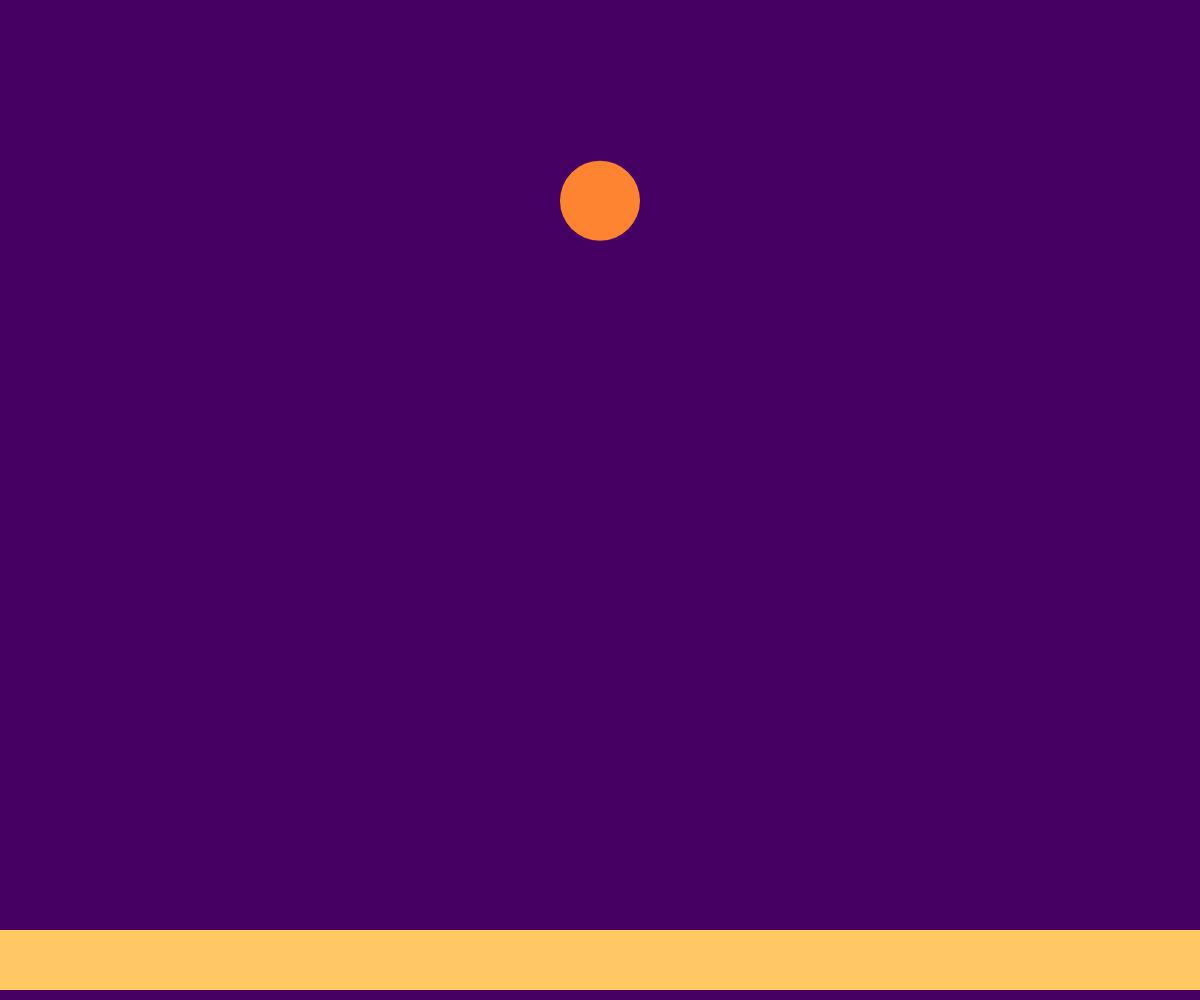
Frame 1 (no input)
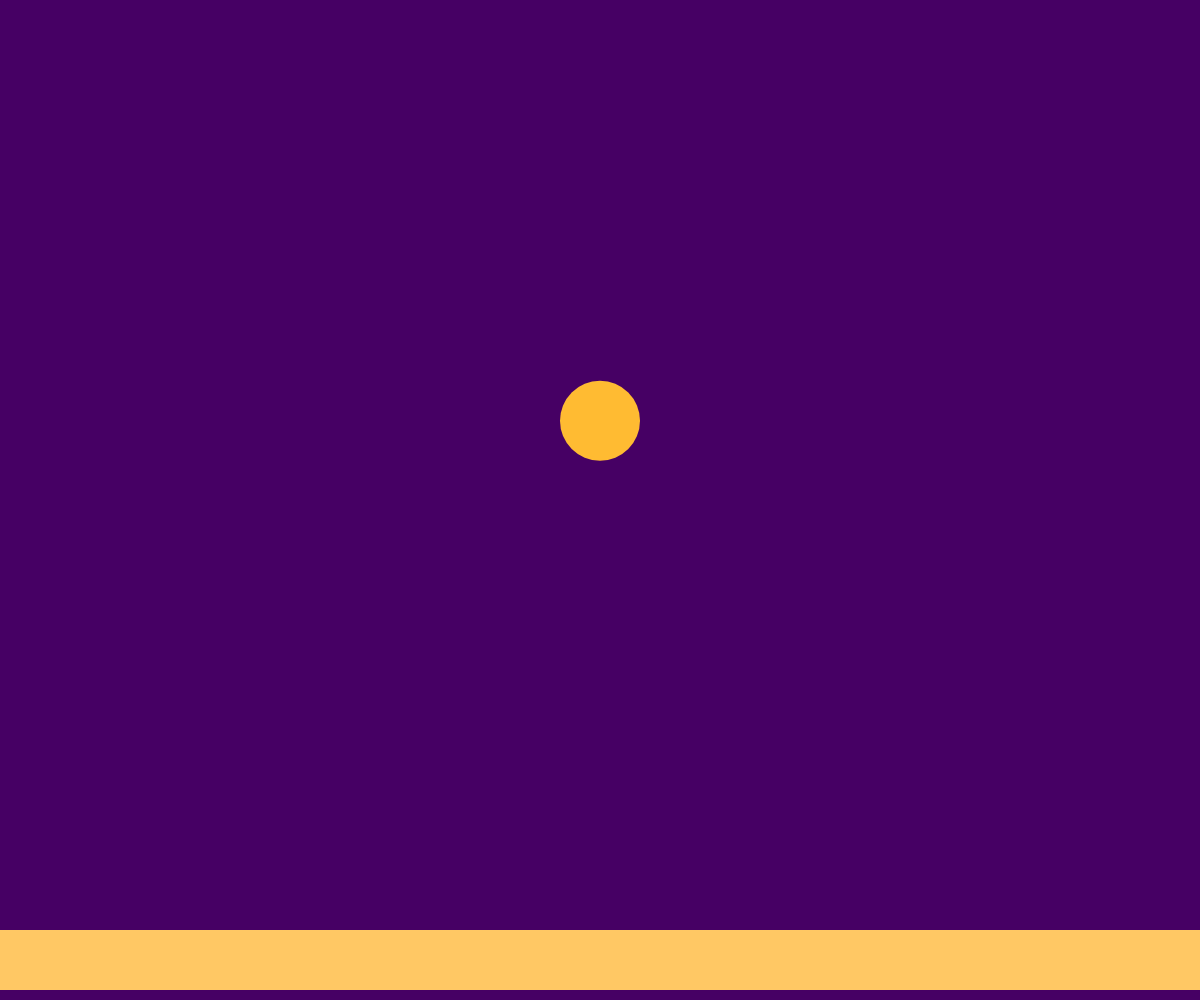
Frame 60 (no input)
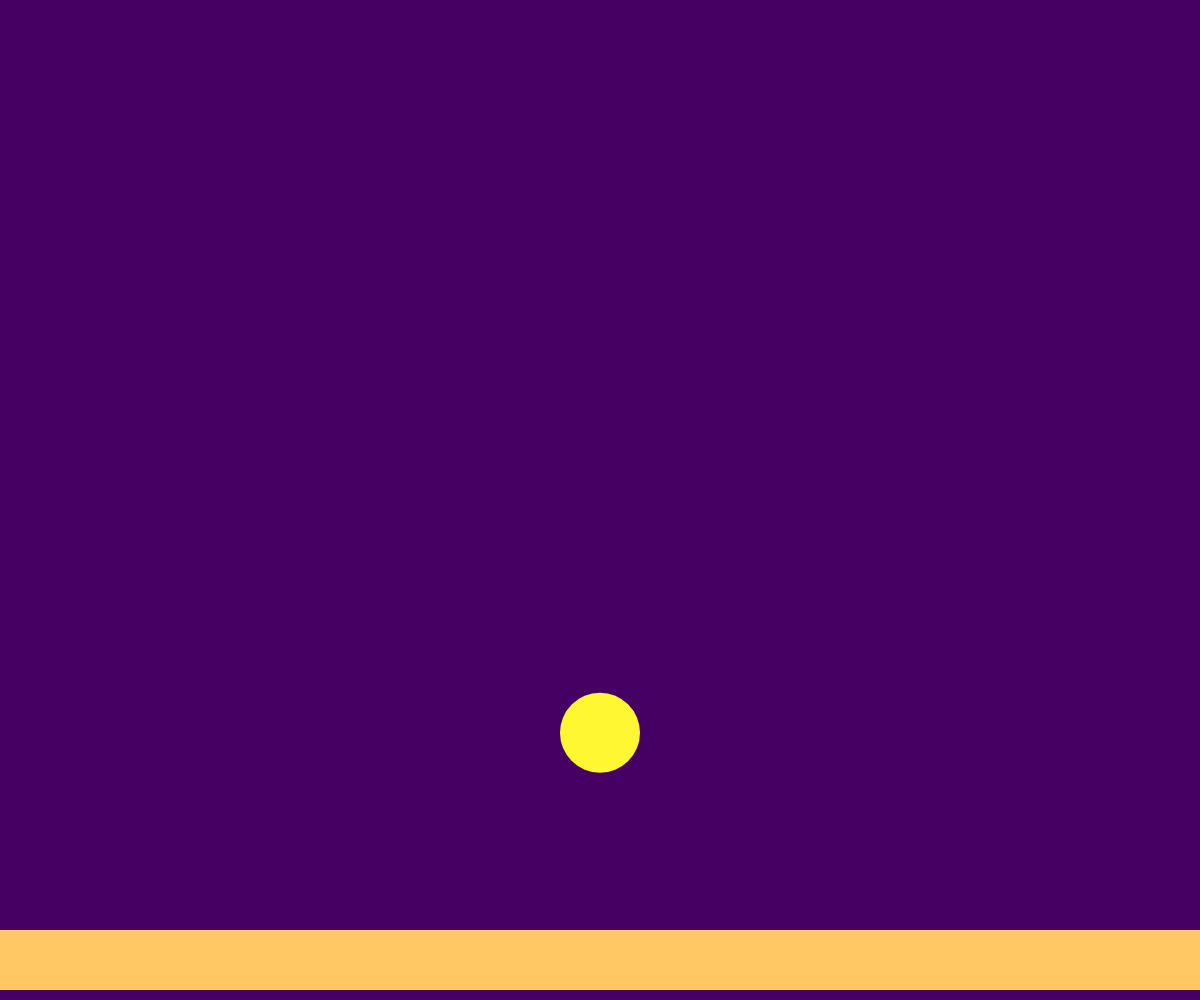
Frame 120 (the mouse pressed at the canvas centre since frame 60)

The p5.js sketch that drew these frames (run headless with seeded random() and noise() and a simulated clock; from frame 60 on, the mouse is pressed at the canvas centre):

// p5.js sketch
// ── sketch.js
let posX;
let posY;
let vel;
let diam;
let rad;
let esp;
let margen;
let piso;
let acel;

// let pelota1;
// let gravity = 0.2;
// let friction = 2;

function setup() {
  createCanvas(windowWidth, windowHeight);
  // pelota1 = new pelotaquerebota(windowWidth / 2, windowHeight * 0.2);

  posX = windowWidth / 2;
  posY = windowHeight * 0.2;
  rectMode(CENTER);
  diam = random(10, 100);
  rad = diam / 2;
  esp = 60;
  margen = 40;
  piso = windowHeight - margen - esp / 2;
  vel = 0;
  acel = 0.8;
  // frameRate(10);
}

function draw() {
  // background(200);
  // pelota1.update();
  // pelota1.display();

  background(70, 0, 100);

  actualizar();

  noStroke();
  fill(255, random(100, 255), 50);
  circle(posX, posY, 80);
  fill(255, 200, 100);
  rect(windowWidth / 2, windowHeight - margen, windowWidth, esp);
}

function actualizar() {
  vel += acel;
  posY += vel;

  if (posY >= piso - rad) {
    print("ya");
    vel *= -1;
    posY += vel;
  }
}

// class pelotaquerebota {
//   constructor(_posX, _posY) {
//     this.posX = _posX;
//     this.posY = _posY;
//     this.diam = random(10, 50);
//     this.rad = this.diam / 2;
//     this.esp = 50;
//     this.margen = 40;
//     this.piso = windowHeight - this.margen - this.esp / 2;
//     this.velY = 0;
//     this.acel = 0.98;
//   }

//   update() {
//     this.velY += this.acel;
//     this.posY += this.velY;
//     if (this.posY >= this.piso - this.rad) {
//       this.posY = this.piso - this.rad;
//       this.velY *= -1;
//     }
//   }

//   display() {
//     background(0, 220, 210, 50);
//     noStroke();
//     rectMode(CENTER);

//     fill(255);
//     circle(this.posX, this.posY, this.diam);
//     fill(255, 0, 0);
//     rect(windowWidth / 2, windowHeight - this.margen, windowWidth, this.esp);
//   }
// }
